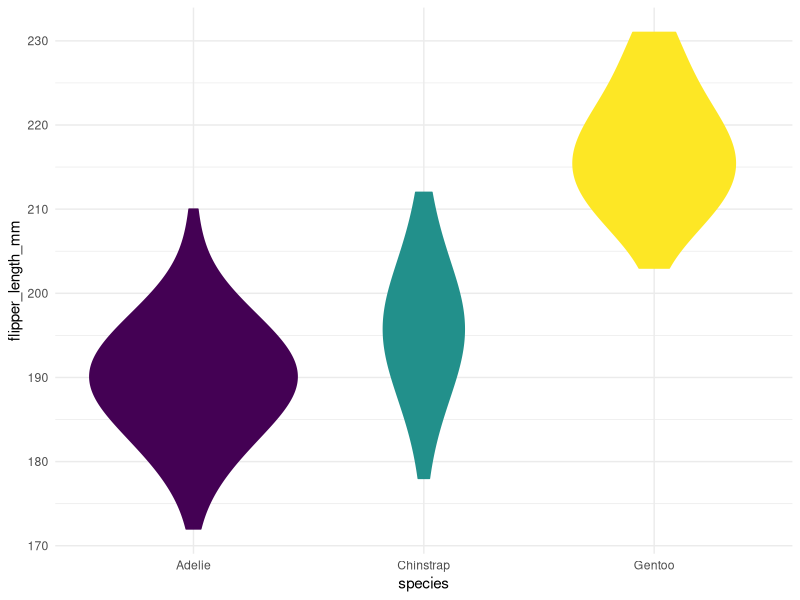

Write R code to recreate this figure.
## ---- chunk 1
require(ggplot2)
require(palmerpenguins)
require(magrittr)
## ---- chunk 2
#| fig-width: 20
#| fig-height: 12
#| fig-align: "center"
ggplot(palmerpenguins::penguins) +
  aes(
    x = species,
    y = flipper_length_mm,
    fill = species,
    colour = species
  ) +
  geom_violin(adjust = 2L, scale = "count") +
  scale_fill_manual(
    values = c(Adelie = "#440154",
    Chinstrap = "#22908B",
    Gentoo = "#FDE725")
  ) +
  scale_color_manual(
    values = c(Adelie = "#440154",
    Chinstrap = "#22908B",
    Gentoo = "#FDE725")
  ) +
  theme_minimal() +
  theme(legend.position = "none")
## ---- chunk 3
palmerpenguins::penguins %>% 
  dplyr::group_by(species) %>% 
  dplyr::summarise(n = dplyr::n()) %>% 
  knitr::kable(col.names = c("Species", "Total") )
